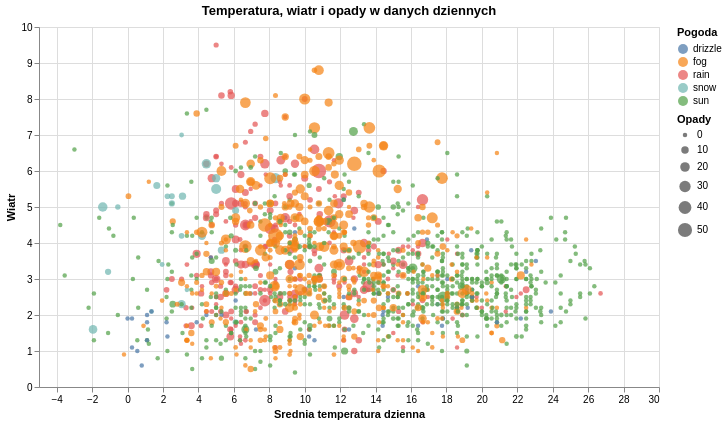

Notebook code for this chart:
### Markdown cell above
### 3.6 Wizualizacja 3: temperatura, wiatr i typ pogody

Wykres punktowy pozwala zobaczyc relacje miedzy zmiennymi ilosciowymi. Kolor pokazuje kategorie pogody, a tooltip daje szybki dostep do szczegolow dnia.

### Code cell
weather_scatter = (
    alt.Chart(weather_clean)
    .mark_circle(size=65, opacity=0.72)
    .encode(
        x=alt.X("temp_mid:Q", title="Srednia temperatura dzienna"),
        y=alt.Y("wind:Q", title="Wiatr"),
        color=alt.Color("weather:N", title="Pogoda"),
        size=alt.Size("precipitation:Q", title="Opady", scale=alt.Scale(range=[20, 220])),
        tooltip=[
            alt.Tooltip("date:T", title="Data"),
            alt.Tooltip("weather:N", title="Pogoda"),
            alt.Tooltip("temp_mid:Q", title="Srednia temp.", format=".1f"),
            alt.Tooltip("wind:Q", title="Wiatr", format=".1f"),
            alt.Tooltip("precipitation:Q", title="Opady", format=".1f"),
        ],
    )
    .properties(width=620, height=360, title="Temperatura, wiatr i opady w danych dziennych")
)

weather_scatter

### Figure 1 — Vega-Lite specification as saved in the notebook (floating-point values rounded to 4 significant figures; data arrays with more than 128 entries replaced by an {"elided": "..."} marker saying what was removed)
{"config": {"view": {"continuousWidth": 300, "continuousHeight": 300}}, "data": {"name": "data-e9ed4814c965086d6c96f1316b1f0a1a"}, "mark": {"type": "circle", "opacity": 0.72, "size": 65}, "encoding": {"color": {"field": "weather", "title": "Pogoda", "type": "nominal"}, "size": {"field": "precipitation", "scale": {"range": [20, 220]}, "title": "Opady", "type": "quantitative"}, "tooltip": [{"field": "date", "title": "Data", "type": "temporal"}, {"field": "weather", "title": "Pogoda", "type": "nominal"}, {"field": "temp_mid", "format": ".1f", "title": "Srednia temp.", "type": "quantitative"}, {"field": "wind", "format": ".1f", "title": "Wiatr", "type": "quantitative"}, {"field": "precipitation", "format": ".1f", "title": "Opady", "type": "quantitative"}], "x": {"field": "temp_mid", "title": "Srednia temperatura dzienna", "type": "quantitative"}, "y": {"field": "wind", "title": "Wiatr", "type": "quantitative"}}, "height": 360, "title": "Temperatura, wiatr i opady w danych dziennych", "width": 620, "$schema": "https://vega.github.io/schema/vega-lite/v6.4.1.json", "datasets": {"data-e9ed4814c965086d6c96f1316b1f0a1a": {"elided": "1461 records"}}}
